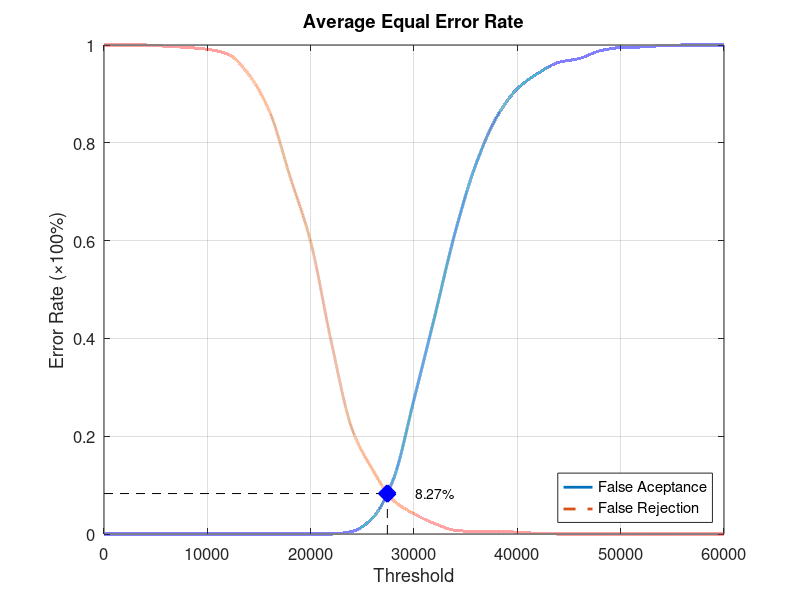
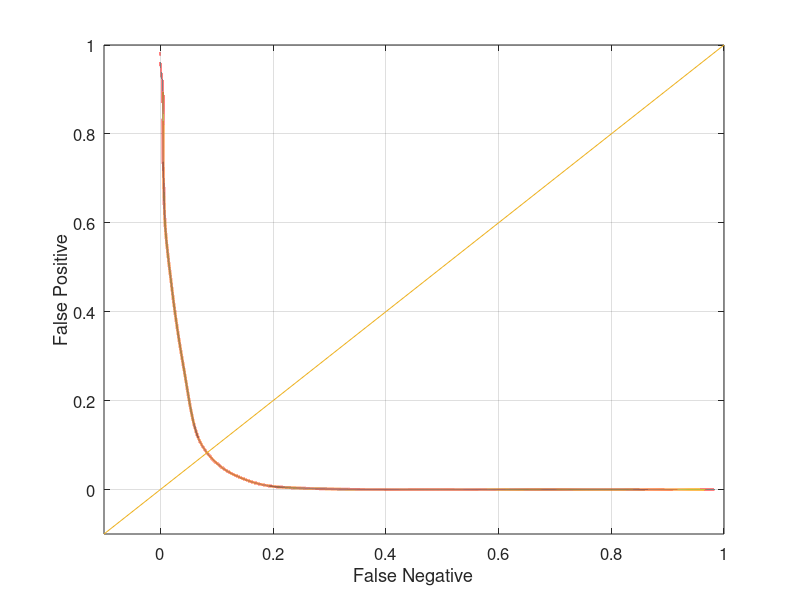

The MATLAB source for these figures, in order:
function yEER = Experiment3Average
close all;
clear;
clc;
x = 0:2000:60000;
xq = 0:0.5:60000;

y0 = [0 0 0 0 0 0 0 0 0 0 0 0 0.00526316 0.0328947 0.111842 0.275 0.444737 0.618421 0.756579 0.852632 0.910526 0.942105 0.964474 0.972368 0.988158 0.994737 0.996053 0.998684 1 1 1];
yy0 = interp1(x, y0, xq, 'pchip');
y1 = [1 1 1 0.9975 0.995 0.99125 0.98125 0.94 0.865 0.73125 0.5975 0.3925 0.215 0.13125 0.06875 0.04125 0.02125 0.0075 0.005 0.005 0.00375 0.00125 0 0 0 0 0 0 0 0 0];
yy1 = interp1(x, y1, xq, 'pchip');

% Calculating EER: 
y2 = abs(y0 - y1);
find(y2 == min(y2))
yy2 = abs(yy0 - yy1);
xEER = find(yy2 == min(yy2));
xEERIndex = xq(xEER) % X-axis EER
yEER = yy0(xEER) % Y-axis EER

main = figure
plot(xq, yy0,'-','LineWidth', 2);	hold on
plot(xq, yy1,'--','LineWidth', 2);	hold on
plot([xEERIndex xEERIndex], [0 yEER], 'k--');	hold on
plot([0 xEERIndex], [yEER yEER], 'k--');	hold on
plot(xEERIndex, yEER, 'bx', 'LineWidth', 10);	hold on
text(xEERIndex + 10 * xEERIndex / 100, yEER, [num2str(round((10000 * yEER)) / 100) '%'])
legend('False Aceptance', 'False Rejection', 'Location', 'SouthEast')
xlabel('Threshold')
ylabel('Error Rate (\times100%)')
title('Average Equal Error Rate')
set(gca, 'FontSize', 12)
axis([0 60000 0 1])
grid on

print(main, 'Experiment3AverageMain', '-dpng');
FNRxFPR = figure('Color', [1 1 1]);
plot(yy1, yy0, '-', yy1, yy0, 'LineWidth', 2);
hold on
y = -0.1:0.1:1
plot(y, y); 
set(gca, 'FontSize', 12)
xlabel('False Negative')
ylabel('False Positive')
axis([-0.1 1 -0.1 1])
set(gca, 'FontSize', 12)
grid on

print(FNRxFPR, 'Experiment3AverageFNRxFPR','-dpng');
end
